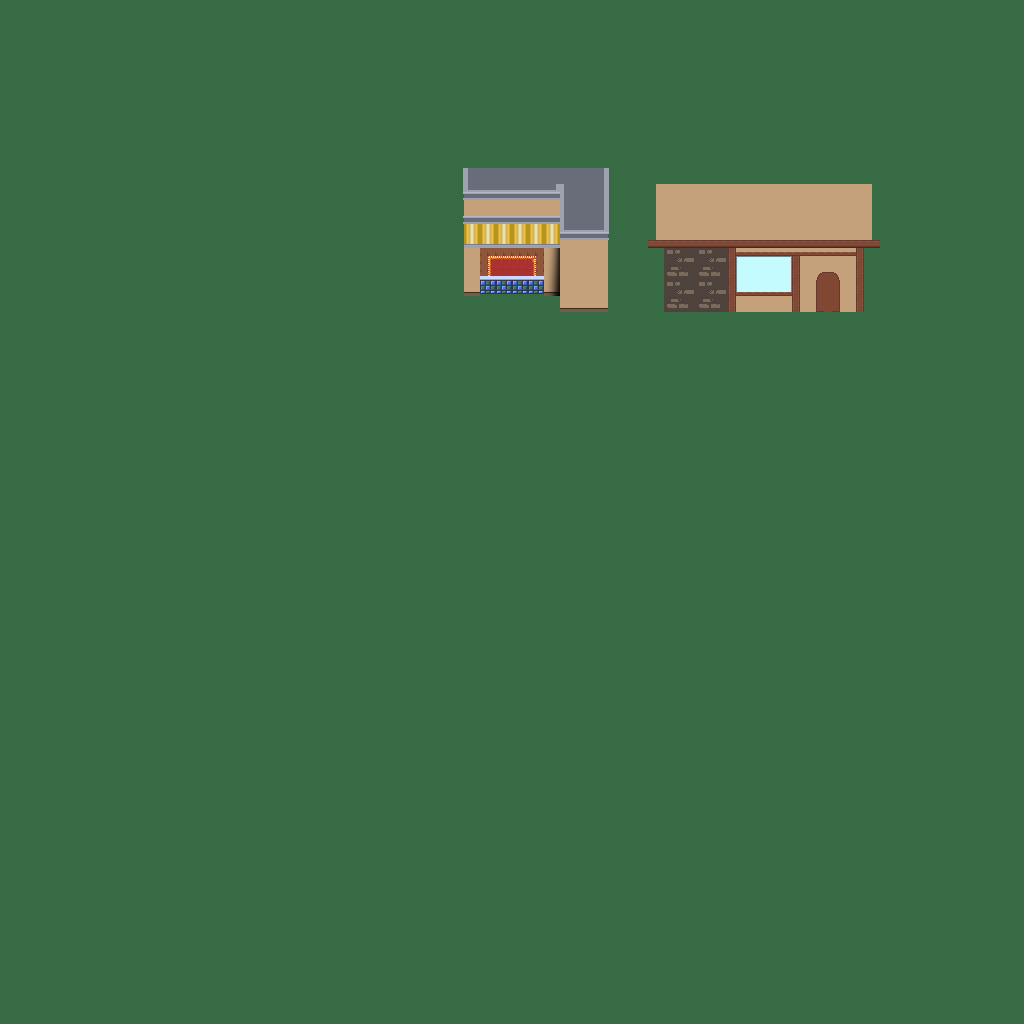

A 2D game scene composited from a Tiled map and its tileset images. What follows is a short description and the map's XML, with each tile layer's data collapsed to a summary:
An orthogonal 128x128 tile map with 8x8 px tiles, 4 tile layers (Bottom_Grass, BackBuildingsFront, BackBuildings, BackBuildingsShadow).

<map version="1.2" tiledversion="2018.11.29" orientation="orthogonal" renderorder="right-down" width="128" height="128" tilewidth="8" tileheight="8" infinite="0" nextlayerid="9" nextobjectid="1">
 <tileset firstgid="1" name="tileset" tilewidth="8" tileheight="8" tilecount="4096" columns="64">
  <image source="../images/dungeon_tiles.png" width="512" height="512" />
 </tileset>
 <layer id="5" name="Bottom_Grass" width="128" height="128">
  <data>[16384 cells, 16384 non-empty, 26 distinct tile ids]</data>
 </layer>
 <layer id="6" name="BackBuildingsFront" width="128" height="128">
  <data>[16384 cells, 99 non-empty, 10 distinct tile ids]</data>
 </layer>
 <layer id="7" name="BackBuildings" width="128" height="128">
  <data>[16384 cells, 559 non-empty, 41 distinct tile ids]</data>
 </layer>
 <layer id="8" name="BackBuildingsShadow" width="128" height="128">
  <data>[16384 cells, 12 non-empty, 12 distinct tile ids]</data>
 </layer>
</map>
